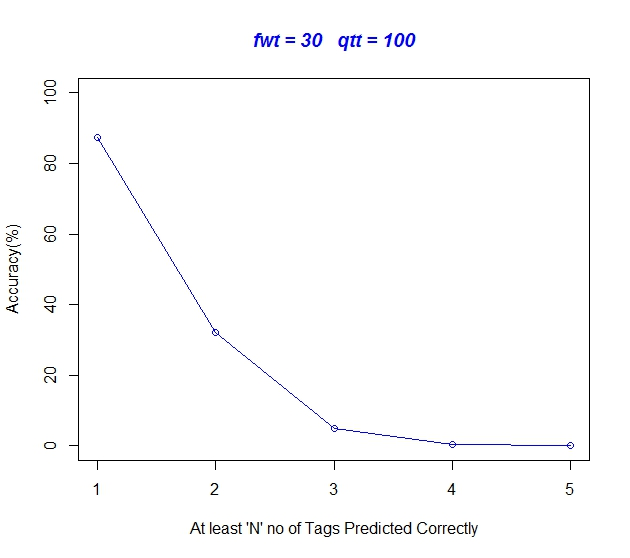

Recreate this plot in R.
# Author : G Asish Kumar and Chinmaya Reddy*/
# Description: Plot to show Accuracy vs At least N no of tags predicted/suggested correctly

 x <- c(1, 2, 3, 4, 5)
 y <- c(87.31390298086806,32.05159071367154,4.897517981125016,0.32679738562091504,0.05564056196967589)
 plot(x, y, type='o', pch=1, col="blue", xlab="At least 'N' no of Tags Predicted Correctly", ylab="Accuracy(%)", ylim=c(0, 100), xlim=c(1,5))
 title(main="fwt = 30   qtt = 100", col.main="blue", font.main=4)
